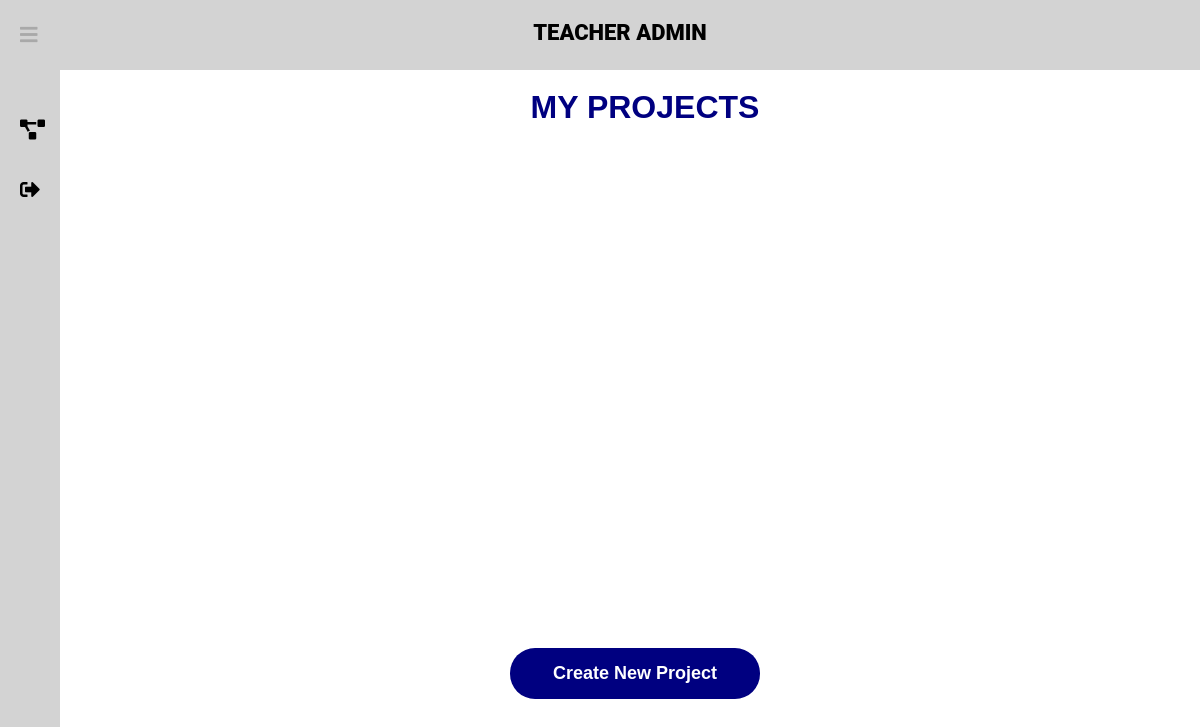
/dashboard/ (signed in), run on an earlier commit of the app's database.
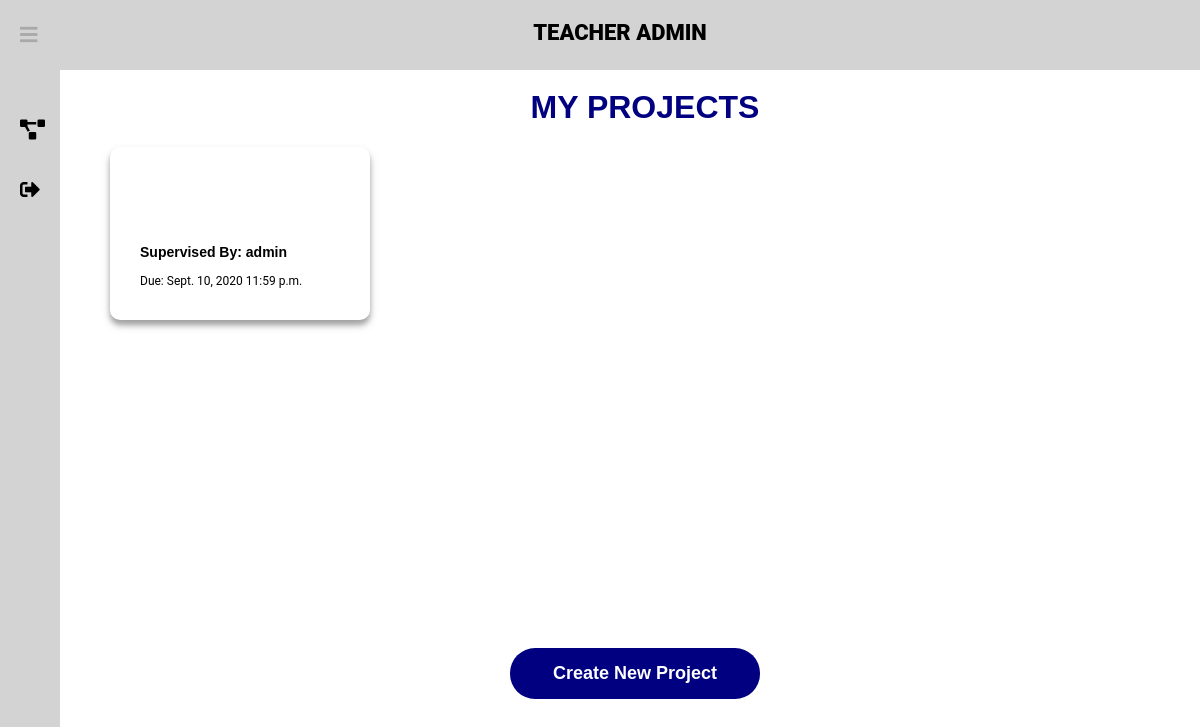
And on a later commit of the database.
### projects/models.py (models this page shows, shortened)
class Project(models.Model):
    title = models.CharField(max_length=100)
    due_date = models.DateField()
    due_time = models.TimeField()
    supervisor = models.ForeignKey(User, default=None, on_delete=models.SET_DEFAULT)
    class Meta:
        constraints = [models.UniqueConstraint(fields=['title', 'supervisor'], name="unique title")]
        verbose_name = "Project"

### projects/views.py (the view, shortened to what this page needs)
# urls.py: path('dashboard/', project_views.dashboard, name='dashboard'),
@login_required(login_url="/signin")
def dashboard(response):
    if response.user.is_staff:
        projects = Project.objects.filter(supervisor=response.user).order_by('due_date')
        template = "teacherdashboard.html"
    arg = {"FirstName": response.user.first_name.capitalize,
           "FullName": response.user.get_full_name,
           "Projects": projects}
    return render(response, template, arg)

### projects/templates/teacherdashboard.html (shortened to what this page needs)
<!DOCTYPE html>
<html lang="en">
{% extends 'newbase.html' %}
{% load static %}
{% block content %}
<link rel="stylesheet" type="text/css" href="{% static 'teacherdashboard/teacherdashboard.css' %}">
<body>
{% block header %} Teacher {{ FirstName }} {% endblock %}
<div class="container">
    <h1 id="Temp">MY PROJECTS</h1>
    <div class="grid-container">
    {% for project in Projects %}
        <a id="box" href="/dashboard/project-info/{{project.id}}/">
        <div class = "grid-item">
            <h2 id="projectTitle">{{ project.title }}</h2>
            <div class="project-info">
            <h3 id="supervised">Supervised By: {{ project.supervisor }}</h3>
            <p id="due">Due: {{ project.due_date }} {{ project.due_time }}</p>
            </div>
        </div>
        </a>
    {% endfor %}
    </div>
    <br><br><br><br>
    <div class="button-center">
    <form class="create-project" action = "{% url 'create-project' %}" method="post">
        <button id="create-button" type="submit">Create New Project</button>
    </form>
    </div>
</div>
</body>
{% endblock %}

What changed in the data, as far as the page shows it:
added Project: supervisor "admin", due_date "Sept. 10, 2020", due_time "11:59 p.m."
